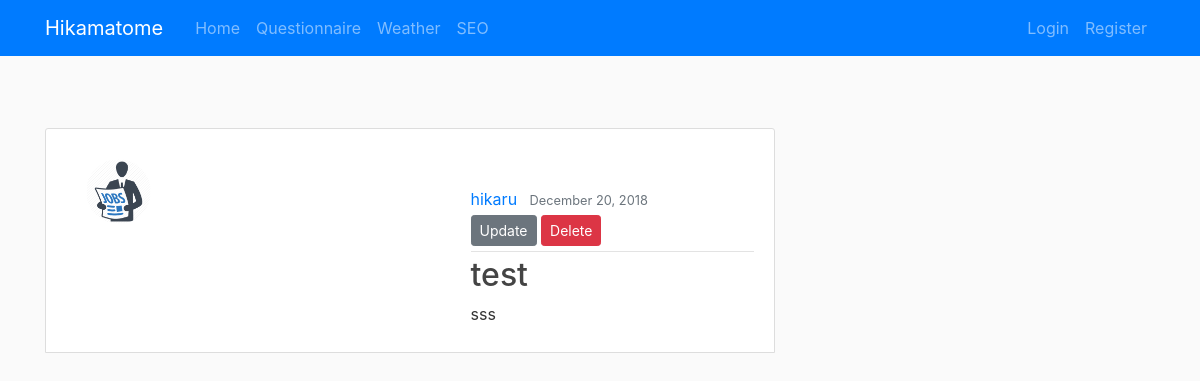
Screenshot of /post/2 with the database file from the repository.
### write/models.py (models this page shows, shortened)
class Post(models.Model):
    title = models.CharField(max_length=100)
    content = models.TextField()
    date_posted = models.DateTimeField(default=timezone.now)
    author = models.ForeignKey(User, on_delete=models.CASCADE)

### users/models.py (models this page shows, shortened)
class Profile(models.Model):
    user = models.OneToOneField(User, on_delete=models.CASCADE)
    image = models.ImageField(default='default.jpg', upload_to='profile_pics')

### write/views.py (the view)
# urls.py: path('post/<int:pk>', PostDetailView.as_view(), name='post-detail'),
class PostDetailView(DetailView):
    model = Post

### write/templates/write/post_detail.html
{% extends "write/base.html" %}
{% block content %}
<article class="media content-section card-header mt-5">
    <div class="card-body">
        <img class="rounded-circle article-img" src="{{ object.author.profile.image.url }}" width="100" height="100">
    </div>
    <div class="media-body mt-5">
        <div class="article-metadata">
            <a class="mr-2" href="#">{{ object.author }}</a>
            <small class="text-muted">{{ object.date_posted|date:"F d, Y" }}</small>
            <div>
                <a class="btn btn-secondary btn-sm mt-1 mb-1" href="{% url 'post-update' object.id %}">Update</a>
                <a class="btn btn-danger btn-sm mt-1 mb-1" href="{% url 'post-delete' object.id %}">Delete</a>
            </div>
        </div>
        <h2 class="article-title">{{ object.title }}</h2>
        <p class="article-content">{{ object.content }}</p>
    </div>
</article>
{% endblock content %}

### write/static/write/main.css (style rules this page uses)
body { background: #fafafa; color: #333333; margin-top: 5rem; }
h1, h2, h3, h4, h5, h6 { color: #444444; width: 100%; height: 100%; }
.content-section { background: #ffffff; padding: 10px 20px; border: 1px solid #dddddd; border-radius: 3px; margin-bottom: 20px; }
.article-title { color: #444444; }
.article-content { white-space: pre-line; }
.article-img { height: 65px; width: 65px; margin-right: 16px; }
.article-metadata { padding-bottom: 1px; margin-bottom: 4px; border-bottom: 1px solid #e3e3e3 }

### rows the page displays
Post: author.profile.image (picture), author "hikaru", date_posted "December 20, 2018", title "test", content "sss"
